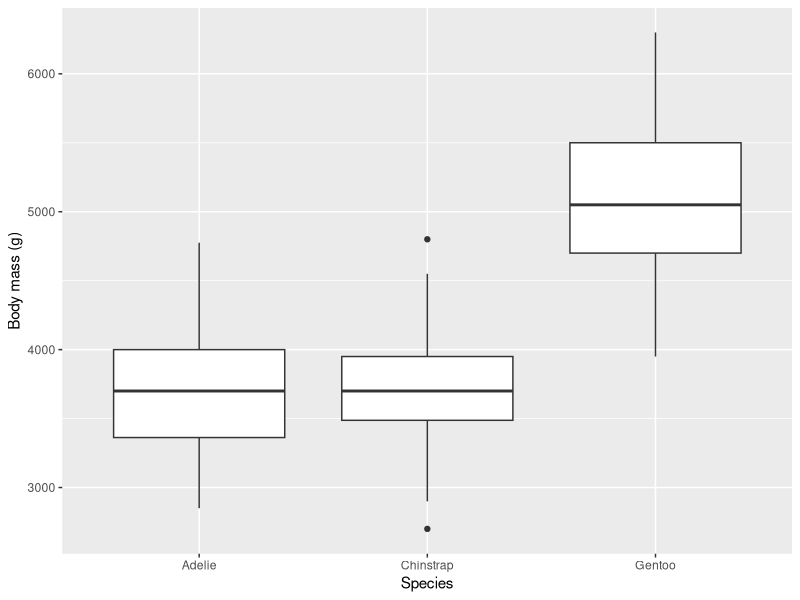
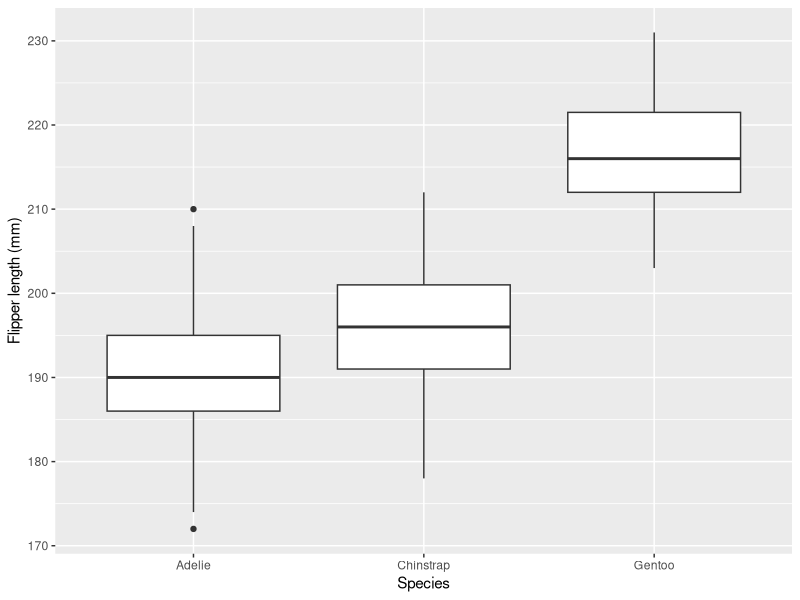
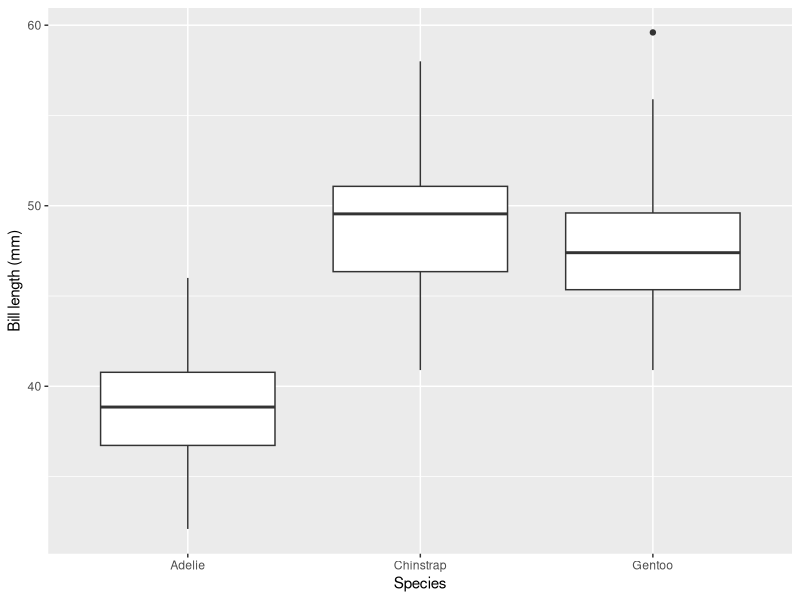
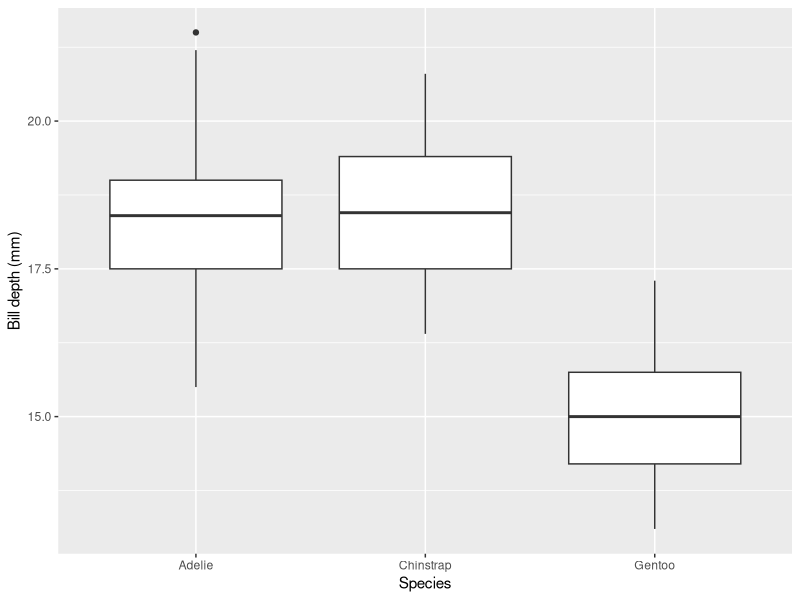

Write R code to recreate these figures, in order.
## ---- chunk 1
#This line of R code will give us the summary of the penguins by species to analyse any differences and similarities
penguins_cleaned <- read.csv("penguins_cleaned.csv")
by(penguins_cleaned, penguins_cleaned$species, summary)
## ---- chunk 2
library(ggplot2)
ggplot(penguins_cleaned, 
       aes(x = species, y = body_mass_g)) +
  geom_boxplot() +
  labs(
    x = "Species",
    y = "Body mass (g)"
  )

## ---- chunk 3
ggplot(penguins_cleaned, 
       aes(x = species, y = flipper_length_mm)) +
  geom_boxplot() +
  labs(
    x = "Species",
    y = "Flipper length (mm)"
  )
## ---- chunk 4
ggplot(penguins_cleaned, 
       aes(x = species, y = bill_length_mm)) +
  geom_boxplot() +
  labs(
    x = "Species",
    y = "Bill length (mm)"
  )

## ---- chunk 5
ggplot(penguins_cleaned, 
       aes(x = species, y = bill_depth_mm)) +
  geom_boxplot() +
  labs(
    x = "Species",
    y = "Bill depth (mm)"
  )
